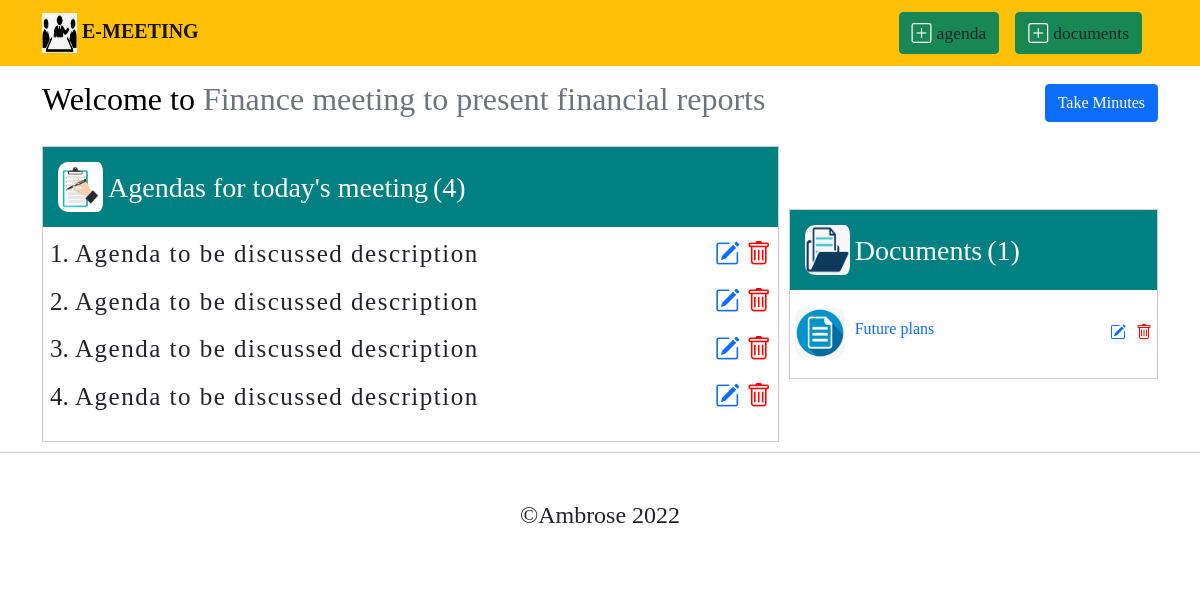
Page /finance-meeting-to-present-financial-reports-none/ on the committed database.
### meeting/models.py (models this page shows, shortened)
class Meeting(models.Model):
    name = models.CharField(max_length=50)
    theme = models.CharField(max_length=500)
    dateScheduled = models.DateField()
    dateCreated = models.DateTimeField(auto_now_add=True)
    slug = models.SlugField(max_length=60, blank=True)
    class Meta:
        ordering = ["-dateCreated"]

class Agenda(models.Model):
    title = models.CharField(max_length=50)
    meeting = models.ForeignKey(Meeting, on_delete=models.CASCADE, related_name='agendas')
    dateCreated = models.DateTimeField(auto_now_add=True)
    slug = models.SlugField(max_length=60, blank=True)
    class Meta:
        ordering = ["dateCreated"]

class Document(models.Model):
    meeting = models.ForeignKey(Meeting, on_delete=models.CASCADE , related_name='documents')
    docname = models.CharField(max_length=30)
    doc = models.FileField(upload_to='documents', max_length=50)
    dateuploaded = models.DateTimeField(auto_now_add=True)
    slug = models.SlugField(max_length=60, blank=True)
    class Meta:
        ordering = ["-dateuploaded"]

### meeting/views.py (the view)
# urls.py: path('<str:slug>/', AgendasView.as_view(), name='agenda_list'),
class AgendasView(DetailView):
    model = Meeting
    context_object_name = 'meetings'
    template_name = 'meeting/agenda_docs.html'
    def get_context_data(self, **kwargs):
        context = super().get_context_data(**kwargs)
        context['agenda_count'] = Agenda.objects.filter(meeting=context['meetings']).count()
        context['doc_count'] = Document.objects.filter(meeting=context['meetings']).count()
        context['mint'] = Minutes.objects.filter(meeting=context['meetings'])
        return context

### meeting/templates/meeting/agenda_docs.html (shortened to what this page needs)
{% extends "index.html" %}
{% block navbutton %}
<div class="agenda-navlinks">
    <a class="navbar-brand text-light btn btn-success add-link" href="{% url 'meeting:agenda_create' slug=object.slug %}"><i class="bi bi-plus-square"></i><small class="text-dark add-board">agenda</small></a>
    <a class="navbar-brand text-light btn btn-success add-link" href="{% url 'meeting:document_create' slug=object.slug %}"><i class="bi bi-plus-square"></i><small class="text-dark add-board">documents</small></a>
</div>
{% endblock %}
{% block content %}
{% load static %}
{% load crispy_forms_tags %}
<section class="agenda-page">
    <div class="container">
        <div class="header mt-3 mb-3">
            <h2 class="text-black ">Welcome to <span class="text-secondary">{{ object.name }}</span></h2>
            {% if mint %}
                {% for minutes in meetings.minutes.all %}
             <a class="btn btn-success d-flex align-items-center" href="{% url 'meeting:minutes_update' slug=minutes.slug meeting=meetings.slug %}"><i class="bi bi-pencil-square"></i>Edit Minutes</a>
                {% endfor %}
            {% else %}
                <a class="btn btn-primary d-flex align-items-center" href="{% url 'meeting:minutes_page' slug=object.slug %}">Take Minutes</a>
            {% endif %}
        </div>
        <div class="container-holder">
            <div class="agenda">
                <h3 class="title-wrapper"><img class="img-download" src="{% static 'files/images/agenda.jpg' %}"/>Agendas for today's meeting<span class="count">({{agenda_count}})</span></h3>
                <ol>
                {% for agenda in meetings.agendas.all %}
                    <li class="agenda-li">
                        <div class="agenda-list">
                            {{ agenda.title }}
                            <div class="del-editicons">
                                <span><a class="d-flex align-items-center" href="{% url 'meeting:agenda_update' slug=agenda.slug meeting=meetings.slug %}"><i class="bi bi-pencil-square"></i></a></span>
                                <span><a class="d-flex align-items-center" href="{% url 'meeting:agenda_delete' slug=agenda.slug meeting=meetings.slug %}"><i style="color: red;" class="bi bi-trash"></i></a></span>
                            </div>
                        </div>
                    </li>
                {% endfor %}
                </ol>
            </div>
            <div class="documents">
                <h3 class="title-wrapper"><img class="img-download" src="{% static 'files/images/document.png' %}"/>Documents<span class="count">({{doc_count}})</span></h3>
                {% for document in meetings.documents.all %}
                <div class="doc-holder">
                    <a href="{{document.doc.url}}" target="_blank">
                        <img src="{% static 'files/images/docimg.png' %}" />
                        <p class="d-flex pt-2 docname">{{ document.docname }}</p>
                    </a>
                    <div class="del-editicons">
                        <span><a class="d-flex align-items-center" href="{% url 'meeting:document_update' slug=document.slug meeting=meetings.slug %}"><i class="bi bi-pencil-square"></i></a></span>
                        <span><a class="d-flex align-items-center" href="{% url 'meeting:document_delete' slug=document.slug meeting=meetings.slug %}"><i style="color: red;" class="bi bi-trash"></i></a></span>
                    </div>
                </div>
                {% endfor %}
            </div>
        </div>
    </div>
</section>
{% endblock %}

### templates/index.html (style rules this page uses)
body { font-family: 'Playfair Display'; }

### meeting/templates/meeting/agenda_docs.html (style rules this page uses)
.add-link { display: flex; align-items: center; }
.agenda-navlinks { display: flex; }
.agenda-page { margin-top: 80px; }
.container-holder, .header { display: flex; justify-content: space-between; margin-top: 20px; align-items: center; }
.agenda { flex: 2; }
.agenda, .documents { border: 1px solid #ccc; }
.documents { display: flex; flex-direction: column; flex: 1; margin-left: 10px; }
.img-download { padding-right: 5px; }
.documents img,.img-download { height : 50px; width : 50px; border-radius: 10px; }
.documents a { text-decoration: none; margin-bottom: 20px; margin-top: 10px; display: flex; align-items: center; padding-left: 5px; }
.docname { margin-left: 10px; }
.count { margin-left: 5px; font-weight: 200; font-style: italics; }
.title-wrapper { display: flex; align-items: center; background: teal; color: #fff; padding: 15px; }
.bi { padding-right: 5px; }
.agenda-list { display: flex; justify-content: space-between; font-size: 25px; font-weight: 400; padding-bottom: 10px; letter-spacing: 1.5px; }
.agenda-li { font-size: 25px; }
.doc-holder { display: flex; justify-content: space-between; align-items: center; }
.del-editicons { display: flex; }

### rows in the picture
Meeting: name "Finance meeting to present financial reports"
Agenda: title "Agenda to be discussed description"
Agenda: title "Agenda to be discussed description"
Agenda: title "Agenda to be discussed description"
Agenda: title "Agenda to be discussed description"
Document: docname "Future plans"

### other values in the picture
{{ agenda_count }} "4"
{{ doc_count }} "1"
